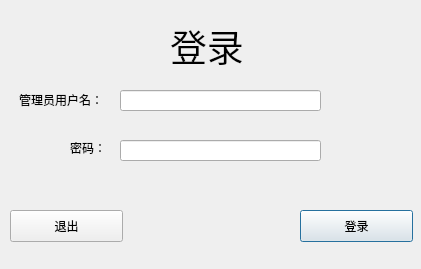
<?xml version="1.0" encoding="UTF-8"?>
<ui version="4.0">
 <class>AdminLogDialog</class>
 <widget class="QDialog" name="AdminLogDialog">
  <property name="geometry">
   <rect>
    <x>0</x>
    <y>0</y>
    <width>421</width>
    <height>269</height>
   </rect>
  </property>
  <property name="windowTitle">
   <string>Dialog</string>
  </property>
  <widget class="QLineEdit" name="lineEdit_2">
   <property name="geometry">
    <rect>
     <x>120</x>
     <y>140</y>
     <width>201</width>
     <height>21</height>
    </rect>
   </property>
  </widget>
  <widget class="QPushButton" name="pushButton_3">
   <property name="geometry">
    <rect>
     <x>300</x>
     <y>210</y>
     <width>113</width>
     <height>32</height>
    </rect>
   </property>
   <property name="cursor">
    <cursorShape>PointingHandCursor</cursorShape>
   </property>
   <property name="text">
    <string>登录</string>
   </property>
  </widget>
  <widget class="QLabel" name="label_3">
   <property name="geometry">
    <rect>
     <x>70</x>
     <y>140</y>
     <width>60</width>
     <height>16</height>
    </rect>
   </property>
   <property name="text">
    <string>密码：</string>
   </property>
  </widget>
  <widget class="QLabel" name="label">
   <property name="geometry">
    <rect>
     <x>170</x>
     <y>10</y>
     <width>171</width>
     <height>71</height>
    </rect>
   </property>
   <property name="font">
    <font>
     <pointsize>28</pointsize>
    </font>
   </property>
   <property name="text">
    <string>登录</string>
   </property>
  </widget>
  <widget class="QLabel" name="label_2">
   <property name="geometry">
    <rect>
     <x>19</x>
     <y>90</y>
     <width>91</width>
     <height>20</height>
    </rect>
   </property>
   <property name="text">
    <string>管理员用户名：</string>
   </property>
  </widget>
  <widget class="QLineEdit" name="lineEdit">
   <property name="geometry">
    <rect>
     <x>120</x>
     <y>90</y>
     <width>201</width>
     <height>21</height>
    </rect>
   </property>
  </widget>
  <widget class="QPushButton" name="pushButton_4">
   <property name="geometry">
    <rect>
     <x>10</x>
     <y>210</y>
     <width>113</width>
     <height>32</height>
    </rect>
   </property>
   <property name="cursor">
    <cursorShape>PointingHandCursor</cursorShape>
   </property>
   <property name="text">
    <string>退出</string>
   </property>
  </widget>
 </widget>
 <resources/>
 <connections/>
</ui>
